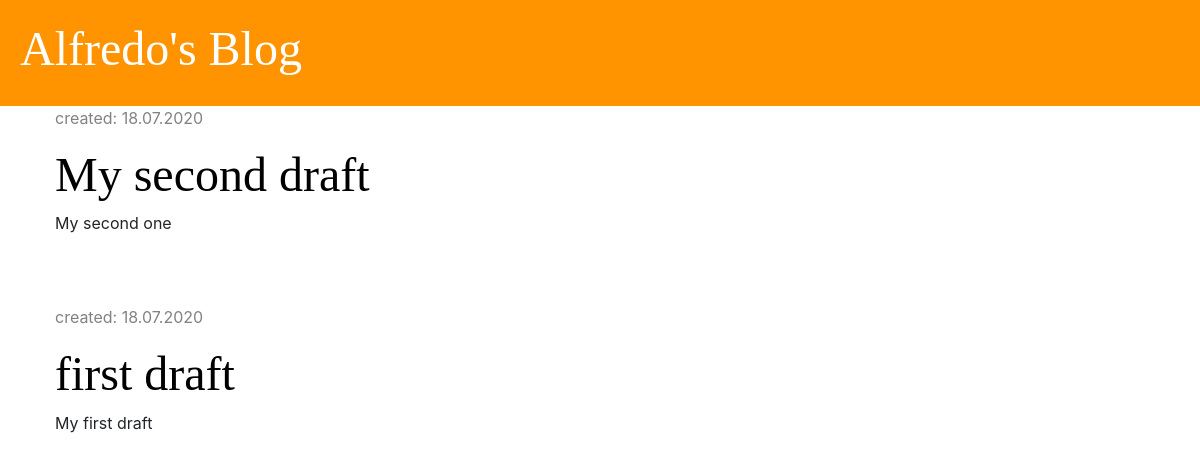
Screenshot of /drafts/ with the database file from the repository.
### blog/models.py (models this page shows, shortened)
class Post(models.Model):
    author = models.ForeignKey('auth.User', on_delete=models.CASCADE)
    title = models.CharField(max_length=200)
    text = models.TextField()
    created_date = models.DateTimeField(default= timezone.now)
    published_date = models.DateTimeField(blank=True, null=True)

### blog/views.py (the view)
# urls.py: path('drafts/', views.post_draft_list, name='post_draft_list'),
def post_draft_list(request):
    posts = Post.objects.filter(published_date__isnull=True).order_by('-created_date')
    stuff_for_frontend = {'posts': posts}
    return render(request, 'blog/post_draft_list.html', stuff_for_frontend)

### blog/templates/blog/post_draft_list.html
{% extends 'blog/base.html' %}
{% block content %}
    {% for post in posts %}
        <div class="post">
            <p class="date">created: {{ post.created_date|date:'d.m.Y' }}</p>
            <h1><a href="{% url 'post_detail' pk=post.pk %}">{{ post.title }}</a></h1>
            <p>{{ post.text|truncatechars:50|linebreaksbr }}</p>
        </div>
    {% endfor %}
{% endblock %}

### blog/static/css/blog.css (style rules this page uses)
h1, h2, h3, h4 { font-family: 'Tangerine', 'Inconsolata', 'Droid Sans', serif; font-size: 48px; }
.date { color: #828282; }
.post { margin-bottom: 70px; }
.post h1 a { color: #000000; }

### rows the page displays
Post: created_date "18.07.2020", title "My second draft", text "My second one"
Post: created_date "18.07.2020", title "first draft", text "My first draft"
